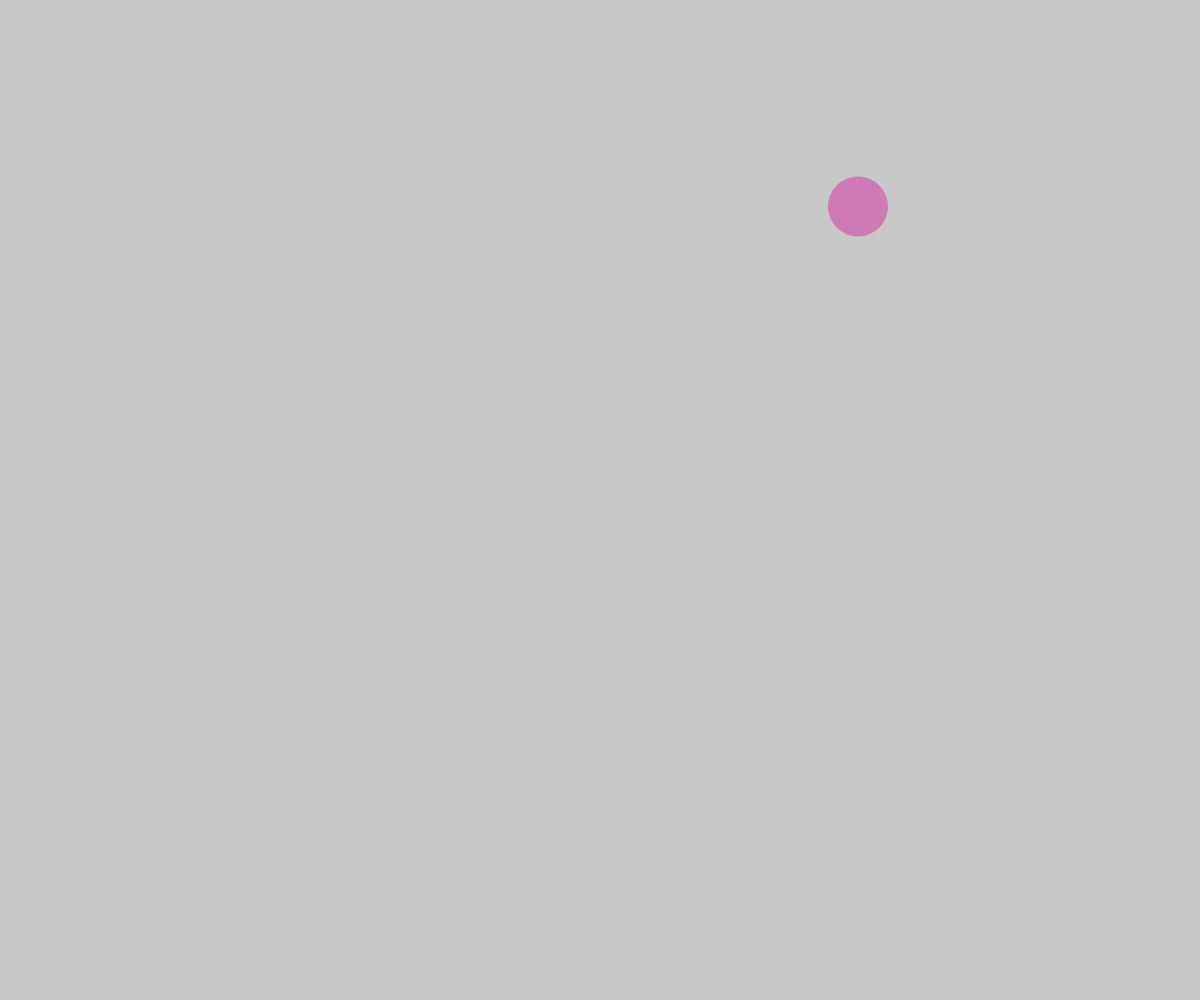
Frame 1 (no input)
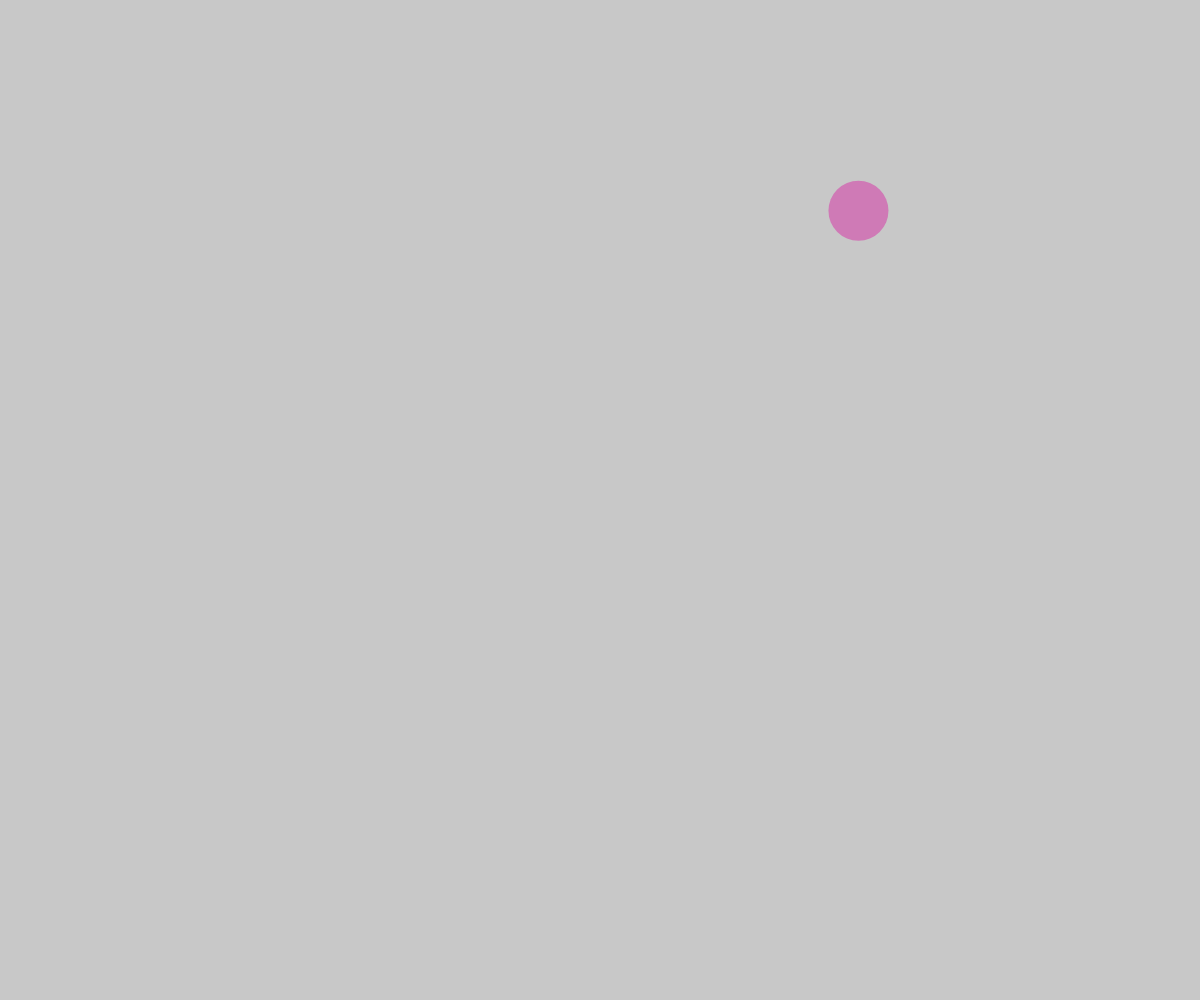
Frame 60 (no input)
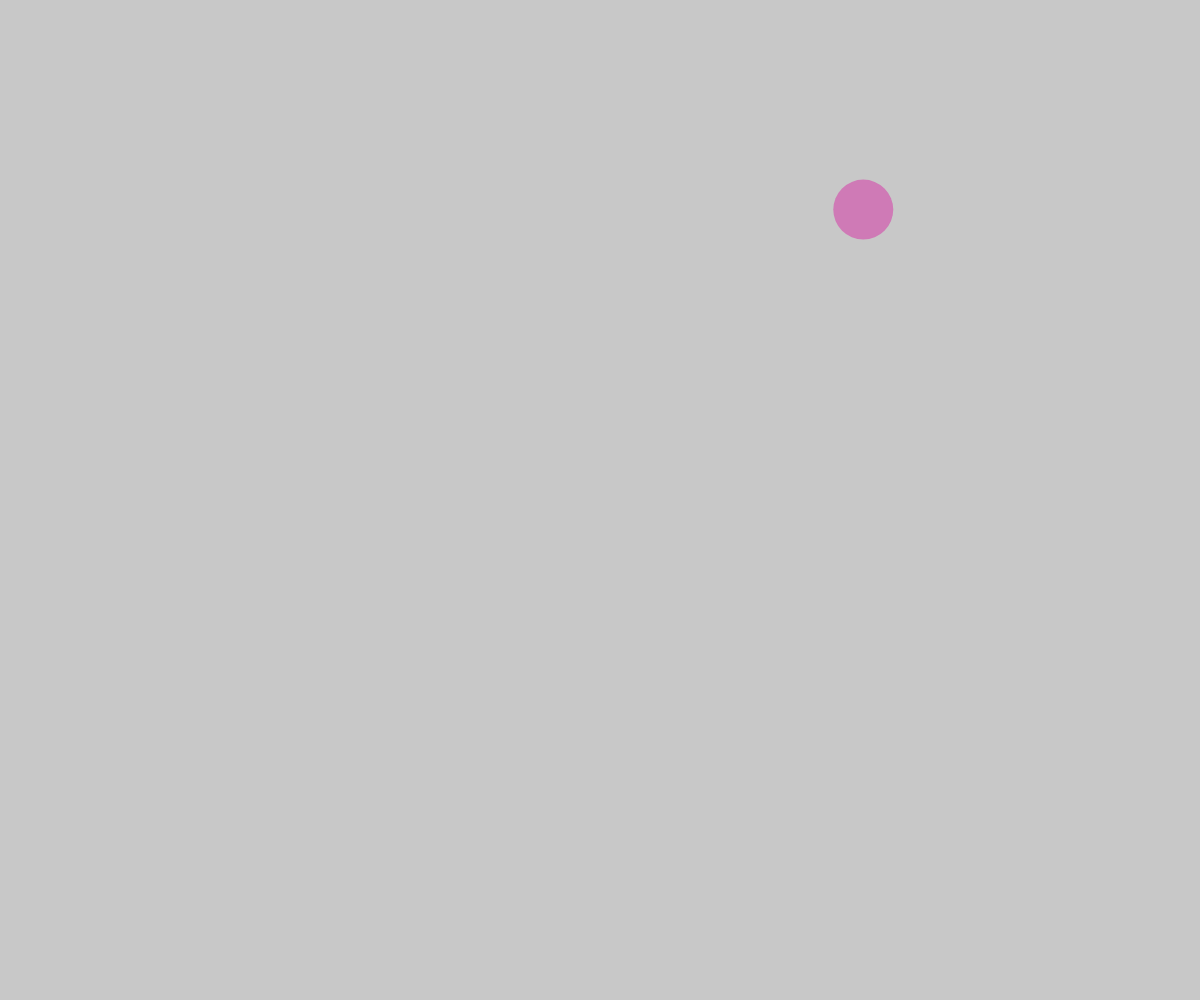
Frame 120 (the mouse pressed at the canvas centre since frame 60)

The p5.js sketch that drew these frames (run headless with seeded random() and noise() and a simulated clock; from frame 60 on, the mouse is pressed at the canvas centre):

// p5.js sketch
// ── sketch.js
const cells = [];

function setup() {
  createCanvas(windowWidth, windowHeight);
  cells.push(new Cell());
}

function draw() {
  background(200);
  for (const cell of cells) {
    cell.move();
    cell.show();
  }
}

function mousePressed() {
  for (let i = cells.length - 1; i >= 0; i--) {
    const cell = cells[i];
    if (cell.clicked(mouseX, mouseY)) {
      cells.push(...cell.mitosis());
      cells.splice(i, 1);
    }
  }
}

// ── cell.js
class Cell {
  constructor(pos, r, c) {
    if (pos) {
      this.pos = pos.copy();
    } else {
      this.pos = createVector(random(width), random(height));
    }

    this.r = r || 60;
    this.c = c || color(random(100, 255), 0, random(100, 255), 100);
  }

  clicked(x, y) {
    const d = dist(this.pos.x, this.pos.y, x, y);
    return d < this.r;
  }

  mitosis() {
    return [
      new Cell(this.pos, this.r * 0.8, this.c),
      new Cell(this.pos, this.r * 0.8, this.c),
    ];
  }

  move() {
    const v = p5.Vector.random2D();
    this.pos.add(v);
  }

  show() {
    noStroke();
    fill(this.c);
    ellipse(this.pos.x, this.pos.y, this.r, this.r);
  }
}
